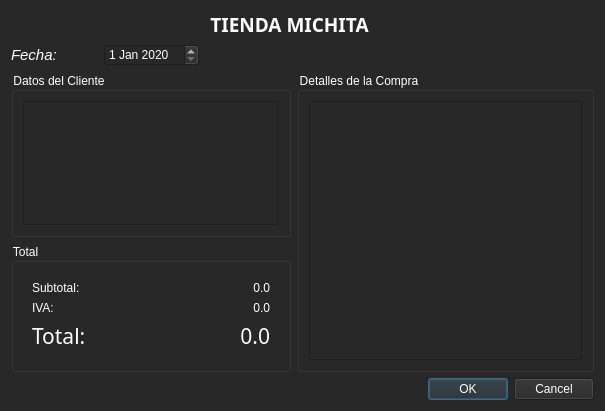
<?xml version="1.0" encoding="UTF-8"?>
<ui version="4.0">
 <class>Resumen</class>
 <widget class="QDialog" name="Resumen">
  <property name="geometry">
   <rect>
    <x>0</x>
    <y>0</y>
    <width>605</width>
    <height>411</height>
   </rect>
  </property>
  <property name="windowTitle">
   <string>Resumen de compra</string>
  </property>
  <property name="windowIcon">
   <iconset resource="Recursos.qrc">
    <normaloff>:/tienda</normaloff>:/tienda</iconset>
  </property>
  <property name="styleSheet">
   <string notr="true">background-color: rgb(40, 40, 40);
color: rgb(255, 255, 255);</string>
  </property>
  <layout class="QGridLayout" name="gridLayout">
   <item row="0" column="2" colspan="2">
    <widget class="QLabel" name="label">
     <property name="font">
      <font>
       <family>Showcard Gothic</family>
      </font>
     </property>
     <property name="text">
      <string>&lt;html&gt;&lt;head/&gt;&lt;body&gt;&lt;p align=&quot;center&quot;&gt;&lt;span style=&quot; font-size:14pt; font-weight:600;&quot;&gt;TIENDA MICHITA&lt;/span&gt;&lt;/p&gt;&lt;/body&gt;&lt;/html&gt;</string>
     </property>
    </widget>
   </item>
   <item row="1" column="0">
    <widget class="QLabel" name="label_2">
     <property name="font">
      <font>
       <pointsize>6</pointsize>
      </font>
     </property>
     <property name="toolTip">
      <string>&lt;html&gt;&lt;head/&gt;&lt;body&gt;&lt;p align=&quot;center&quot;&gt;&lt;br/&gt;&lt;/p&gt;&lt;/body&gt;&lt;/html&gt;</string>
     </property>
     <property name="text">
      <string>&lt;html&gt;&lt;head/&gt;&lt;body&gt;&lt;p&gt;&lt;span style=&quot; font-size:11pt; font-style:italic;&quot;&gt;Fecha:&lt;/span&gt;&lt;/p&gt;&lt;/body&gt;&lt;/html&gt;</string>
     </property>
    </widget>
   </item>
   <item row="1" column="1">
    <widget class="QDateEdit" name="dateEdit">
     <property name="dateTime">
      <datetime>
       <hour>0</hour>
       <minute>0</minute>
       <second>0</second>
       <year>2020</year>
       <month>1</month>
       <day>1</day>
      </datetime>
     </property>
    </widget>
   </item>
   <item row="2" column="0" colspan="3">
    <widget class="QGroupBox" name="groupBox">
     <property name="styleSheet">
      <string notr="true">background-color: rgb(40, 40, 40);
color: rgb(255, 255, 255);</string>
     </property>
     <property name="title">
      <string>Datos del Cliente</string>
     </property>
     <layout class="QHBoxLayout" name="horizontalLayout">
      <item>
       <widget class="QPlainTextEdit" name="outDatos">
        <property name="readOnly">
         <bool>true</bool>
        </property>
       </widget>
      </item>
     </layout>
    </widget>
   </item>
   <item row="2" column="3" rowspan="2" colspan="2">
    <widget class="QGroupBox" name="groupBox_2">
     <property name="styleSheet">
      <string notr="true">background-color: rgb(40, 40, 40);
color: rgb(255, 255, 255);</string>
     </property>
     <property name="title">
      <string>Detalles de la Compra</string>
     </property>
     <layout class="QHBoxLayout" name="horizontalLayout_2">
      <item>
       <widget class="QPlainTextEdit" name="outDetalle">
        <property name="readOnly">
         <bool>true</bool>
        </property>
       </widget>
      </item>
     </layout>
    </widget>
   </item>
   <item row="3" column="0" colspan="3">
    <widget class="QGroupBox" name="groupBox_3">
     <property name="styleSheet">
      <string notr="true">background-color: rgb(40, 40, 40);
color: rgb(255, 255, 255);</string>
     </property>
     <property name="title">
      <string>Total</string>
     </property>
     <layout class="QHBoxLayout" name="horizontalLayout_3">
      <item>
       <widget class="QWidget" name="outCompra" native="true">
        <layout class="QFormLayout" name="formLayout_3">
         <item row="0" column="0">
          <widget class="QLabel" name="label_10">
           <property name="text">
            <string>Subtotal:</string>
           </property>
          </widget>
         </item>
         <item row="0" column="1">
          <widget class="QLabel" name="outSubtotal">
           <property name="minimumSize">
            <size>
             <width>100</width>
             <height>0</height>
            </size>
           </property>
           <property name="text">
            <string>0.0</string>
           </property>
           <property name="alignment">
            <set>Qt::AlignRight|Qt::AlignTrailing|Qt::AlignVCenter</set>
           </property>
          </widget>
         </item>
         <item row="1" column="0">
          <widget class="QLabel" name="label_11">
           <property name="text">
            <string>IVA:</string>
           </property>
          </widget>
         </item>
         <item row="1" column="1">
          <widget class="QLabel" name="outIva">
           <property name="minimumSize">
            <size>
             <width>100</width>
             <height>0</height>
            </size>
           </property>
           <property name="text">
            <string>0.0</string>
           </property>
           <property name="alignment">
            <set>Qt::AlignRight|Qt::AlignTrailing|Qt::AlignVCenter</set>
           </property>
          </widget>
         </item>
         <item row="2" column="0">
          <widget class="QLabel" name="label_12">
           <property name="font">
            <font>
             <family>Franklin Gothic Heavy</family>
             <pointsize>16</pointsize>
            </font>
           </property>
           <property name="text">
            <string>Total: </string>
           </property>
          </widget>
         </item>
         <item row="2" column="1">
          <widget class="QLabel" name="outTotal">
           <property name="minimumSize">
            <size>
             <width>100</width>
             <height>0</height>
            </size>
           </property>
           <property name="font">
            <font>
             <family>Franklin Gothic Heavy</family>
             <pointsize>16</pointsize>
            </font>
           </property>
           <property name="styleSheet">
            <string notr="true"/>
           </property>
           <property name="text">
            <string>0.0</string>
           </property>
           <property name="alignment">
            <set>Qt::AlignRight|Qt::AlignTrailing|Qt::AlignVCenter</set>
           </property>
          </widget>
         </item>
        </layout>
       </widget>
      </item>
     </layout>
    </widget>
   </item>
   <item row="4" column="4">
    <widget class="QDialogButtonBox" name="btnConfirmar">
     <property name="orientation">
      <enum>Qt::Horizontal</enum>
     </property>
     <property name="standardButtons">
      <set>QDialogButtonBox::Cancel|QDialogButtonBox::Ok</set>
     </property>
    </widget>
   </item>
  </layout>
 </widget>
 <resources>
  <include location="Recursos.qrc"/>
 </resources>
 <connections>
  <connection>
   <sender>btnConfirmar</sender>
   <signal>accepted()</signal>
   <receiver>Resumen</receiver>
   <slot>accept()</slot>
   <hints>
    <hint type="sourcelabel">
     <x>593</x>
     <y>399</y>
    </hint>
    <hint type="destinationlabel">
     <x>157</x>
     <y>274</y>
    </hint>
   </hints>
  </connection>
  <connection>
   <sender>btnConfirmar</sender>
   <signal>rejected()</signal>
   <receiver>Resumen</receiver>
   <slot>reject()</slot>
   <hints>
    <hint type="sourcelabel">
     <x>593</x>
     <y>399</y>
    </hint>
    <hint type="destinationlabel">
     <x>286</x>
     <y>274</y>
    </hint>
   </hints>
  </connection>
 </connections>
</ui>
